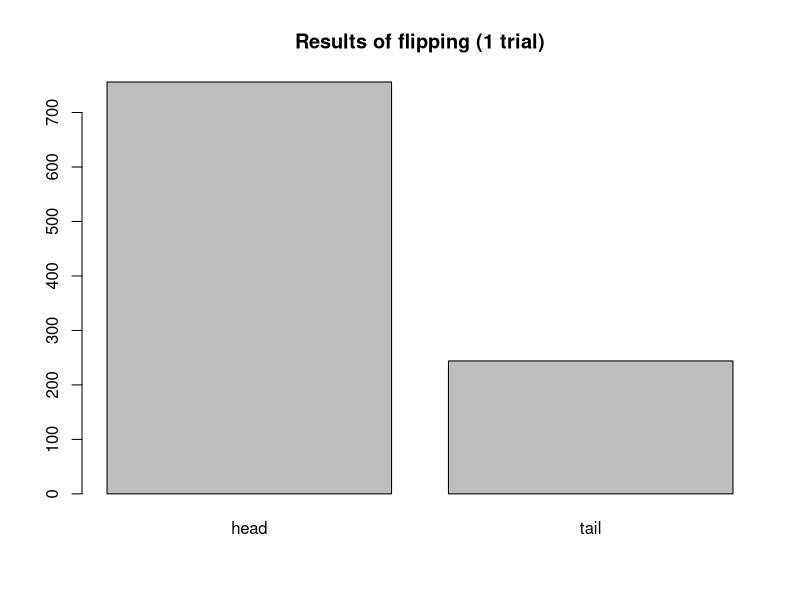
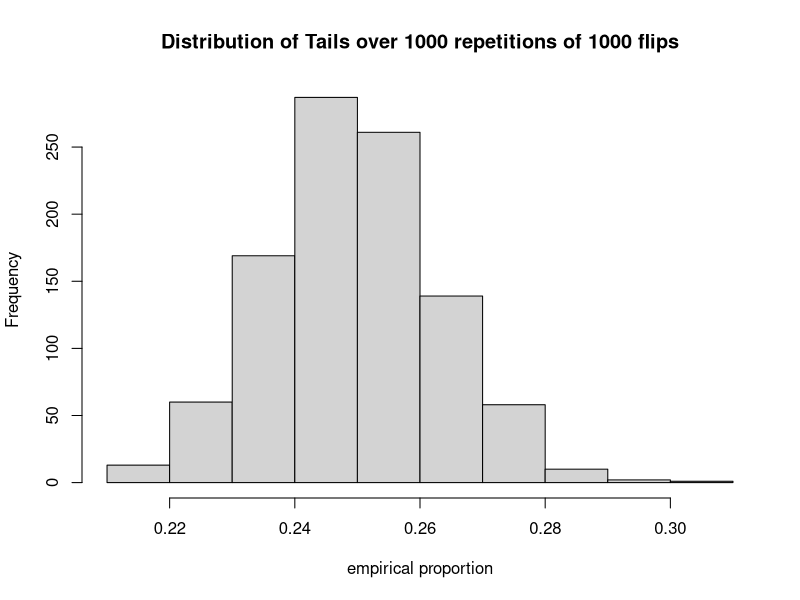

Write R code to recreate these figures, in order.
n = 1000

coin1 = c("head","head")
coin2 = c("head","tail")

flip_coin = function(coin){
	s = sample( 1:2, 1)
	return(coin[s])
}

m = 1000
hist_this = NULL

for(j in 1:m){
table_this = NULL
for ( i in 1:n){
	s2 = sample( 1:2, 1)
	if(s2 == 1){coin_x <- coin1} else { coin_x <- coin2 }
	table_this[i] = flip_coin(coin_x)
} 
hist_this[j] = length(table_this[which(table_this == "tail")]) / n
}

table(table_this)
barplot(table(table_this),main="Results of flipping (1 trial)")
hist(hist_this,main = "Distribution of Tails over 1000 repetitions of 1000 flips",xlab="empirical proportion")
